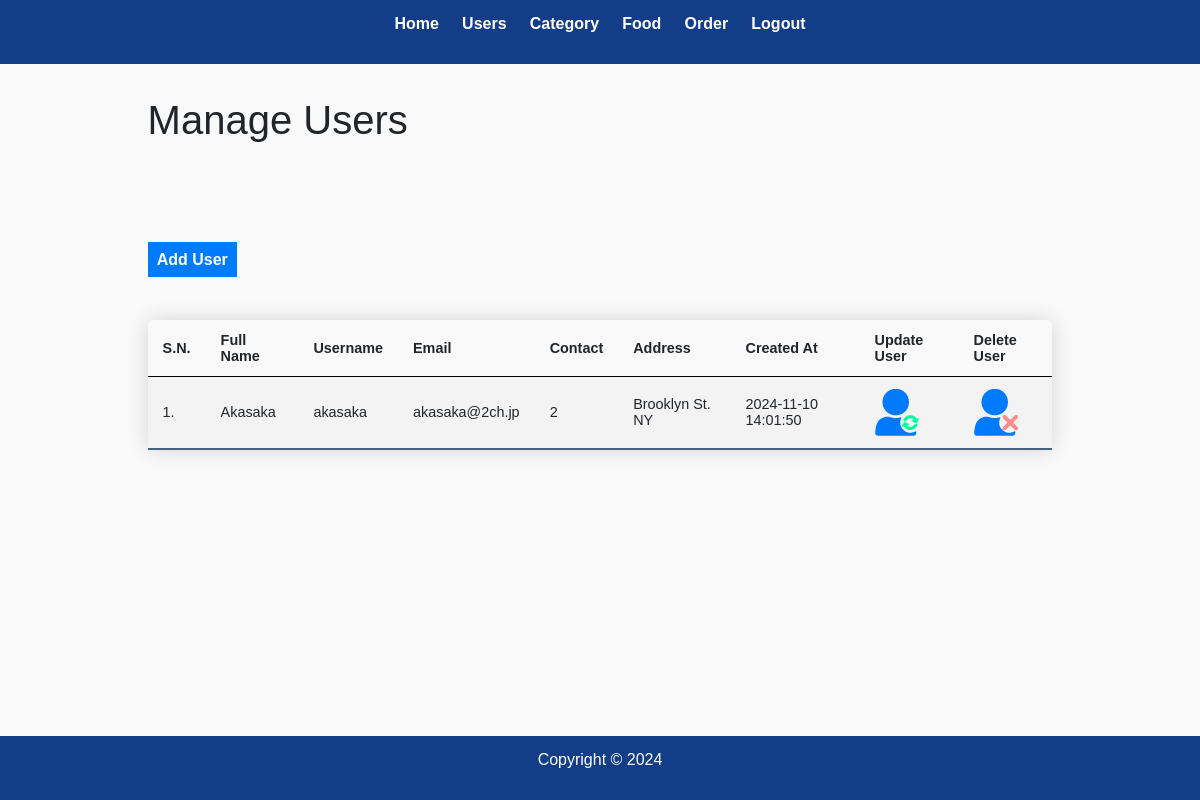
The app's page /admin/manage-users.php (signed in) with its own data.
### tables this page shows
CREATE TABLE `users` (
  `id` int(11) NOT NULL,
  `username` varchar(50) NOT NULL,
  `password` varchar(255) NOT NULL,
  `customer_name` varchar(150) NOT NULL,
  `customer_email` varchar(150) NOT NULL,
  `customer_contact` bigint(25) NOT NULL,
  `customer_address` varchar(255) NOT NULL,
  `created_at` datetime DEFAULT current_timestamp()
);

### admin/manage-users.php (the view, shortened to what this page needs)
<?php include('includes/menu.php'); ?>
        <div class="main-content">
            <div class="wrapper">
                <h1>Manage Users</h1>
                <br />
                <br><br><br>
                <a href="add-users.php" class="btn-primary">Add User</a>
                <br /><br /><br />
                <table class="content-table">
                    <tr>
                        <th>S.N.</th>
                        <th>Full Name</th>
                        <th>Username</th>
                        <th>Email</th>
                        <th>Contact</th>
                        <th>Address</th>
                        <th>Created At</th>
                        <th>Update User</th>
                        <th>Delete User</th>
                    </tr>
                    <?php
                        $sql = "SELECT * FROM users";
                        $res = mysqli_query($conn, $sql);
                        if($res==TRUE)
                        {
                            $count = mysqli_num_rows($res);
                            $sn=1;
                            if($count>0)
                            {
                                while($rows=mysqli_fetch_assoc($res))
                                {
                                    $id=$rows['id'];
                                    $full_name=$rows['customer_name'];
                                    $username=$rows['username'];
                                    $email=$rows['customer_email'];
                                    $contact=$rows['customer_contact'];
                                    $address=$rows['customer_address'];
                                    $created=$rows['created_at'];
                                    ?>
                                    <tr>
                                        <td><?php echo $sn++; ?>. </td>
                                        <td><?php echo $full_name; ?></td>
                                        <td><?php echo $username; ?></td>
                                        <td><?php echo $email; ?></td>
                                        <td><?php echo $contact; ?></td>
                                        <td><?php echo $address; ?></td>
                                        <td><?php echo $created; ?></td>
                                        <td>
                                            <a href="<?php echo SITEURL; ?>admin/update-users.php?id=<?php echo $id; ?>" ><img src="../images/icons/update-user.png"/></a>
                                        </td>
                                            <td>
                                            <a href="<?php echo SITEURL; ?>admin/delete-users.php?id=<?php echo $id; ?>" ><img src="../images/icons/delete-user.png"/></a>
                                        </td>
                                    </tr>
                                    <?php
                                }
                            }
                            else
                            {
                            }
                        }
                    ?>
                </table>
            </div>
        </div>
<?php include('includes/footer.php'); ?>

### css/admin.css (style rules this page uses)
* { margin: 0; padding: 0; font-family: Arial, Helvetica, sans-serif; }
.wrapper { padding: 1%; width: 80%; margin: 0 auto; }
table tr th { border-bottom: 1px solid black; padding: 1%; text-align: left; }
table tr td { padding: 1%; }
.btn-primary { background-color: #133E87; padding: 1%; color: white; text-decoration: none; font-weight: bold; }
.main-content { background-color: #f1f2f6; padding: 3% 0; }
.content-table { border-collapse: collapse; font-size: 0.9em; min-width: 800px; border-radius: 5px 5px 0 0; overflow: hidden; box-shadow: 0 0 20px rgba(0, 0, 0, 0.15); }
.content-table th, .content-table td { padding: 12px 15px; }
.content-table tbody tr { border-bottom: 1px solid #dddddd; }
.content-table tbody tr:nth-of-type(even) { background-color: #f3f3f3; }
.content-table tbody tr:last-of-type { border-bottom: 2px solid #45637d; }
html, body { height: 100%; margin: 0; display: flex; flex-direction: column; }
.main-content { flex: 1; padding: 20px; box-sizing: border-box; background-color: #f9f9f9; }

### records on screen
users: customer_name "Akasaka", username "akasaka", customer_email "akasaka@2ch.jp", customer_contact "2", customer_address "Brooklyn St. NY", created_at "2024-11-10 14:01:50"
